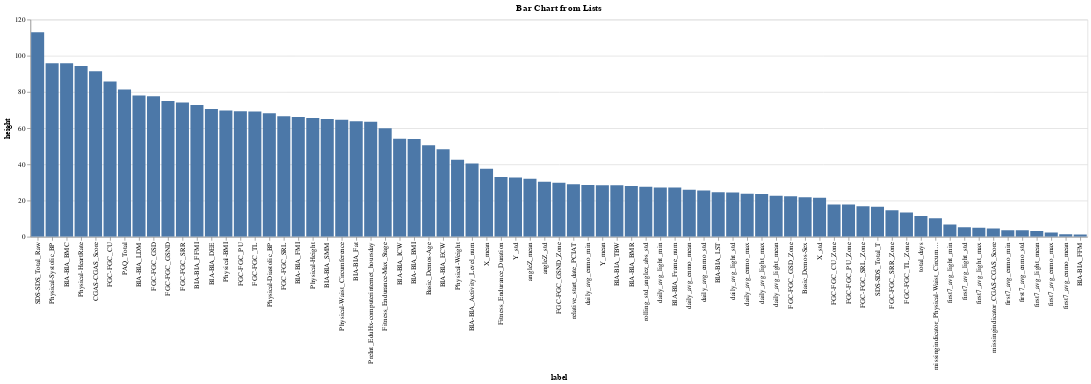

Notebook cell for this chart:
### Code cell
feature_importance = np.mean([model.feature_importances_ for model in models], axis=0)
cols = list(X.columns)

chart = alt.Chart(pl.DataFrame([{'label': label, 'height': height} for label, height in zip(cols, feature_importance)])).mark_bar().encode(
    x=alt.X('label:N', sort='-y'),
    y=alt.Y('height:Q'),
    tooltip=['label', 'height']
).properties(
    title='Bar Chart from Lists'
).interactive()

chart.display()

### Figure 1 — Vega-Lite specification as saved in the notebook (floating-point values rounded to 4 significant figures)
{"config": {"view": {"continuousWidth": 300, "continuousHeight": 300}}, "data": {"name": "data-ef6c76c68b1bbd65668616adf919173e"}, "mark": {"type": "bar"}, "encoding": {"tooltip": [{"field": "label", "type": "nominal"}, {"field": "height", "type": "quantitative"}], "x": {"field": "label", "sort": "-y", "type": "nominal"}, "y": {"field": "height", "type": "quantitative"}}, "params": [{"name": "param_14", "select": {"type": "interval", "encodings": ["x", "y"]}, "bind": "scales"}], "title": "Bar Chart from Lists", "$schema": "https://vega.github.io/schema/vega-lite/v5.20.1.json", "datasets": {"data-ef6c76c68b1bbd65668616adf919173e": [{"label": "relative_start_date_PCIAT", "height": 29.0}, {"label": "total_days", "height": 11.4}, {"label": "rolling_std_anglez_abs_std", "height": 27.6}, {"label": "X_mean", "height": 37.6}, {"label": "X_std", "height": 21.6}, {"label": "Y_mean", "height": 28.4}, {"label": "Y_std", "height": 32.8}, {"label": "angleZ_mean", "height": 32.0}, {"label": "angleZ_std", "height": 30.4}, {"label": "daily_avg_enmo_min", "height": 28.6}, {"label": "daily_avg_enmo_mean", "height": 26.0}, {"label": "daily_avg_enmo_std", "height": 25.6}, {"label": "daily_avg_enmo_max", "height": 23.8}, {"label": "daily_avg_light_min", "height": 27.2}, {"label": "daily_avg_light_mean", "height": 22.6}, {"label": "daily_avg_light_std", "height": 24.4}, {"label": "daily_avg_light_max", "height": 23.6}, {"label": "first7_avg_enmo_min", "height": 3.6}, {"label": "first7_avg_enmo_mean", "height": 1.4}, {"label": "first7_avg_enmo_std", "height": 3.6}, {"label": "first7_avg_enmo_max", "height": 2.4}, {"label": "first7_avg_light_min", "height": 6.8}, {"label": "first7_avg_light_mean", "height": 3.2}, {"label": "first7_avg_light_std", "height": 5.2}, {"label": "first7_avg_light_max", "height": 5.0}, {"label": "PAQ_Total", "height": 81.4}, {"label": "Fitness_Endurance_Duration", "height": 33.0}, {"label": "Basic_Demos-Age", "height": 50.6}, {"label": "Basic_Demos-Sex", "height": 21.8}, {"label": "CGAS-CGAS_Score", "height": 91.4}, {"label": "Physical-BMI", "height": 69.8}, {"label": "Physical-Height", "height": 65.6}, {"label": "Physical-Weight", "height": 42.6}, {"label": "Physical-Waist_Circumference", "height": 64.6}, {"label": "Physical-Diastolic_BP", "height": 68.2}, {"label": "Physical-HeartRate", "height": 94.4}, {"label": "Physical-Systolic_BP", "height": 95.8}, {"label": "Fitness_Endurance-Max_Stage", "height": 60.0}, {"label": "FGC-FGC_CU", "height": 85.8}, {"label": "FGC-FGC_CU_Zone", "height": 17.8}, {"label": "FGC-FGC_GSND", "height": 75.0}, {"label": "FGC-FGC_GSND_Zone", "height": 29.8}, {"label": "FGC-FGC_GSD", "height": 77.6}, {"label": "FGC-FGC_GSD_Zone", "height": 22.4}, {"label": "FGC-FGC_PU", "height": 69.4}, {"label": "FGC-FGC_PU_Zone", "height": 17.8}, {"label": "FGC-FGC_SRL", "height": 66.6}, {"label": "FGC-FGC_SRL_Zone", "height": 16.8}, {"label": "FGC-FGC_SRR", "height": 74.2}, {"label": "FGC-FGC_SRR_Zone", "height": 14.6}, {"label": "FGC-FGC_TL", "height": 69.2}, {"label": "FGC-FGC_TL_Zone", "height": 13.4}, {"label": "BIA-BIA_Activity_Level_num", "height": 40.4}, {"label": "BIA-BIA_BMC", "height": 95.8}, {"label": "BIA-BIA_BMI", "height": 54.0}, {"label": "BIA-BIA_BMR", "height": 28.0}, {"label": "BIA-BIA_DEE", "height": 70.6}, {"label": "BIA-BIA_ECW", "height": 48.4}, {"label": "BIA-BIA_FFM", "height": 1.2}, {"label": "BIA-BIA_FFMI", "height": 72.8}, {"label": "BIA-BIA_FMI", "height": 66.2}, {"label": "BIA-BIA_Fat", "height": 63.8}, {"label": "BIA-BIA_Frame_num", "height": 27.2}, {"label": "BIA-BIA_ICW", "height": 54.2}, {"label": "BIA-BIA_LDM", "height": 78.0}, {"label": "BIA-BIA_LST", "height": 24.6}, {"label": "BIA-BIA_SMM", "height": 65.0}, {"label": "BIA-BIA_TBW", "height": 28.4}, {"label": "SDS-SDS_Total_Raw", "height": 113.0}, {"label": "SDS-SDS_Total_T", "height": 16.6}, {"label": "PreInt_EduHx-computerinternet_hoursday", "height": 63.6}, {"label": "missingindicator_CGAS-CGAS_Score", "height": 4.6}, {"label": "missingindicator_Physical-Waist_Circumference", "height": 10.2}]}}
